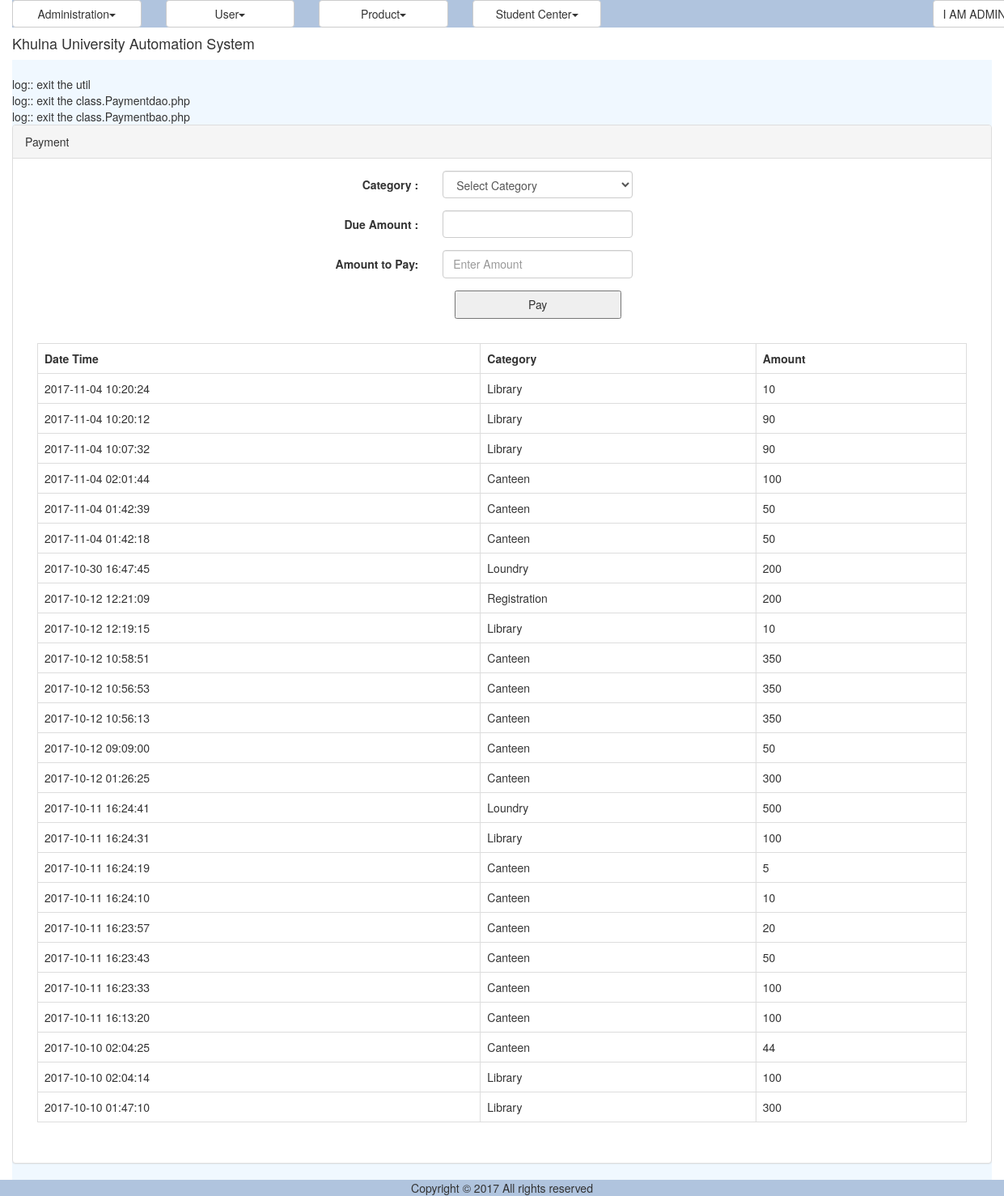
Page /payment.php (signed in) on the committed database.
### tables this page shows
CREATE TABLE `tbl_paylog` (
  `ID` int(40) NOT NULL,
  `CategoryID` varchar(40) NOT NULL,
  `UserID` varchar(40) NOT NULL,
  `DateTime` datetime NOT NULL,
  `Amount` double NOT NULL
);

CREATE TABLE `tbl_item_category` (
  `ID` varchar(40) NOT NULL,
  `Category` varchar(40) NOT NULL
);

### modules/payment/ui/blade/view.payment.blade.php (called while the page is built, shortened)
<?php
include_once './util/class.util.php';
include_once '/../../bao/class.paymentbao.php';
$_PaymentBAO = new PaymentBAO();
?>

### common/class.common.php (called while the page is built, shortened)
<?php
class Result{
    private $_IsSuccess=0;
    private $_ResultObject;
    public function setIsSuccess($IsSuccess){
        $this->_IsSuccess = $IsSuccess;
    }
    public function getIsSuccess(){
        return $this->_IsSuccess;
    }
    public function setResultObject($ResultObject){
        $this->_ResultObject = $ResultObject;
    }
    public function getResultObject(){
        return $this->_ResultObject;
    }
}
?>

### common/class.common.payment.php (called while the page is built, shortened)
<?php
class PayLogs{
    private $_CategoryID;
    private $_DateTime;
    private $_Amount;
    public function setCategoryID( $CategoryID ) {
        $this->_CategoryID = $CategoryID;
    }
    public function getCategoryID() {
        return $this->_CategoryID;
    }
    public function setDateTime ( $DateTime ) {
        $this->_DateTime = $DateTime;
    }
    public function getDateTime () {
        return $this->_DateTime;
    }
    public function setAmount ( $Amount ) {
        $this->_Amount = $Amount;
    }
    public function getAmount () {
        return $this->_Amount;
    }
}
?>

### modules/payment/ui/view.payment.php (the view, shortened to what this page needs)
<?php
include_once 'blade/view.payment.blade.php';
include_once './common/class.common.php';
?>
<div class="panel panel-default">
    <div class="panel-heading">Payment</div>
    <div class="panel-body">
		<div id="form">
			<form method="post" class="form-horizontal">
				<div class="form-group">
				<label class="control-label col-sm-4" for="txtCat">Category : </label>
				<div class="col-sm-6">
						    <?php
						    $var = '<select name="selectedCategory" class="form-control"   id="selectedCategory" class="paymentcat" onchange="post(this.value);">';
							$Result = $_PaymentBAO->getAllPaymentCategorys();
							if($Result->getIsSuccess()){
								$Categorys = $Result->getResultObject();
								$var = $var.'<option selected disabled>Select Category</option>';
						       for ($i=0; $i < sizeof($Categorys); $i++) {
						       		$ItemCategory = $Categorys[$i];
						    		$var = $var. '<option value="'.$ItemCategory->getID().'"';
						          	$var = $var.'>'.$ItemCategory->getCategory().'</option>';
								}
								$var = $var.'</select>';
							}
							echo $var;
							?>
				</div>
			</div>
			<div class="form-group">
					<label class="control-label col-sm-4" for="txtDueAmount">Due Amount : </label>
					<div class="col-sm-6" >
						<span class="form-control"  id="txtDueAmount"></span>
					</div>
			</div>
				<div class="form-group">
					<label class="control-label col-sm-4" for="txtPayAmount">Amount to Pay:</label>
					<div class="col-sm-6">
						<input type="text" class="form-control" id="txtPayAmount"  name="txtPayAmount" placeholder="Enter Amount"  />
					</div>
				</div>
		        <div class="form-group">
	              <div class="col-sm-offset-2 col-sm-10">
						<button type="submit" name="pay" onclick="return confirm('sure to pay?'); ">Pay</button>
					</div>
				</div>
			</form>
		</div>
<div class="panel-body">
		<table class="table table-bordered">
		<?php
		$Result = $_PaymentBAO->getAllpaymentlogs();
		if($Result->getIsSuccess()){
			$paymentlogList = $Result->getResultObject();
		?>
			<tr>
				<th>Date Time</th>
				<th>Category</th>
				<th>Amount</th>
			</tr>
			<?php
			for($i = 0; $i < sizeof($paymentlogList); $i++) {
				$paymentlog = $paymentlogList[$i];
				?>
			    <tr>
			    <td>
					<?php echo $paymentlog->getDateTime(); ?>
				 </td>
			    <td>
			    	<?php $cat = $paymentlog->getCategoryID();
			    	$Result2 = $_PaymentBAO->getCategoryFromId($cat);
			    	if($Result2->getIsSuccess())
			    	{
						$paymen = $Result2->getResultObject();
				    	echo $paymen->getCategory();
			    	}
			    	?>
			    </td>
				<td>
					<?php echo $paymentlog->getAmount(); ?>
				 </td>
			    </tr>
		    <?php
			}
		}
		else{
			echo $Result->getResultObject();
		}
		?>
		</table>
		</div>
</div>
	</div>
</div>

### resources/css/style.css (style rules this page uses)
#form { width:500px; margin:0px auto; text-align:center; }
#form form input { width:100%; height:35px; }
form button { width:50%; height:35px; }
table,td { border:solid #e9e9e9 1px; }

### rows in the picture
tbl_paylog: DateTime "2017-11-04 10:20:24", tbl_item_category.Category "Library", Amount "10"
tbl_paylog: DateTime "2017-11-04 10:20:12", tbl_item_category.Category "Library", Amount "90"
tbl_paylog: DateTime "2017-11-04 10:07:32", tbl_item_category.Category "Library", Amount "90"
tbl_paylog: DateTime "2017-11-04 02:01:44", tbl_item_category.Category "Canteen", Amount "100"
tbl_paylog: DateTime "2017-11-04 01:42:39", tbl_item_category.Category "Canteen", Amount "50"
tbl_paylog: DateTime "2017-11-04 01:42:18", tbl_item_category.Category "Canteen", Amount "50"
tbl_paylog: DateTime "2017-10-30 16:47:45", tbl_item_category.Category "Loundry", Amount "200"
tbl_paylog: DateTime "2017-10-12 12:21:09", tbl_item_category.Category "Registration", Amount "200"
tbl_paylog: DateTime "2017-10-12 12:19:15", tbl_item_category.Category "Library", Amount "10"
tbl_paylog: DateTime "2017-10-12 10:58:51", tbl_item_category.Category "Canteen", Amount "350"
tbl_paylog: DateTime "2017-10-12 10:56:53", tbl_item_category.Category "Canteen", Amount "350"
tbl_paylog: DateTime "2017-10-12 10:56:13", tbl_item_category.Category "Canteen", Amount "350"
tbl_paylog: DateTime "2017-10-12 09:09:00", tbl_item_category.Category "Canteen", Amount "50"
tbl_paylog: DateTime "2017-10-12 01:26:25", tbl_item_category.Category "Canteen", Amount "300"
tbl_paylog: DateTime "2017-10-11 16:24:41", tbl_item_category.Category "Loundry", Amount "500"
tbl_paylog: DateTime "2017-10-11 16:24:31", tbl_item_category.Category "Library", Amount "100"
tbl_paylog: DateTime "2017-10-11 16:24:19", tbl_item_category.Category "Canteen", Amount "5"
tbl_paylog: DateTime "2017-10-11 16:24:10", tbl_item_category.Category "Canteen", Amount "10"
tbl_paylog: DateTime "2017-10-11 16:23:57", tbl_item_category.Category "Canteen", Amount "20"
tbl_paylog: DateTime "2017-10-11 16:23:43", tbl_item_category.Category "Canteen", Amount "50"
tbl_paylog: DateTime "2017-10-11 16:23:33", tbl_item_category.Category "Canteen", Amount "100"
tbl_paylog: DateTime "2017-10-11 16:13:20", tbl_item_category.Category "Canteen", Amount "100"
tbl_paylog: DateTime "2017-10-10 02:04:25", tbl_item_category.Category "Canteen", Amount "44"
tbl_paylog: DateTime "2017-10-10 02:04:14", tbl_item_category.Category "Library", Amount "100"
tbl_paylog: DateTime "2017-10-10 01:47:10", tbl_item_category.Category "Library", Amount "300"

### other values in the picture
$globalMenu[$i]->getTitle() "Administration User Product Student Center"
$CurrentUser->getFirstName() "I AM"
